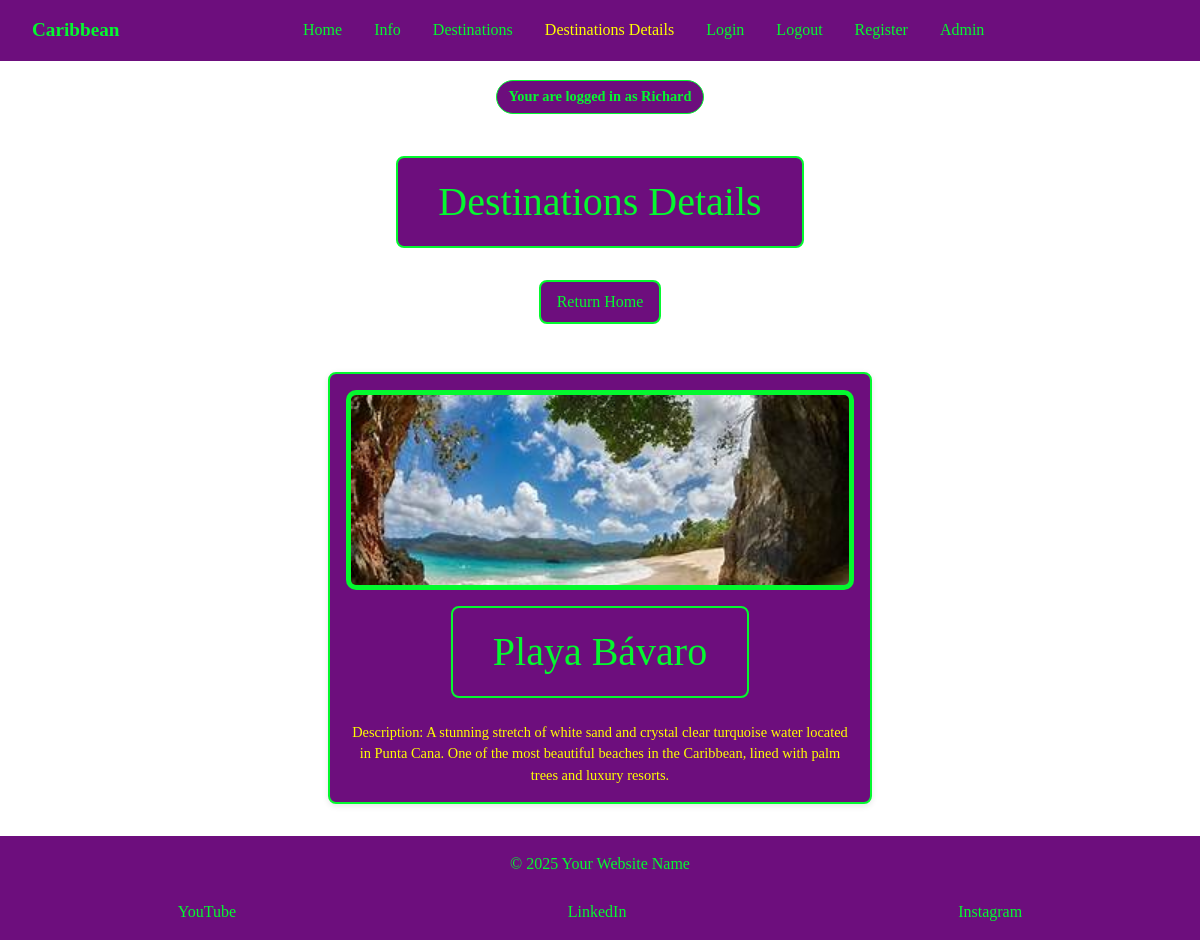
Page /destinations-details/3/ (signed in) on the committed database.
### caribbean_tours/models.py (models this page shows, shortened)
class Places(models.Model):
    card = models.ForeignKey(CardText,
                             on_delete=models.CASCADE, null=True, blank=True)
    destinations = models.CharField(max_length=50)
    content = models.TextField()
    image_name = models.CharField(
        max_length=100,
        help_text="Enter file name (eg Cancun).",
        default="default.jpg",
        blank=True
    )
    class Meta:
        verbose_name = 'Place'
        verbose_name_plural = 'Places'

### caribbean_tours/views.py (the view)
def destinations_details(request, pk):
    card = get_object_or_404(CardText, id=pk)
    places = Places.objects.filter(card=card)
    return render(request,
                  'destinations-details.html',
                  {'active_tab': 'destinations_details',
                   'card': card,
                   'places': places})

### caribbean_tours/templates/destinations-details.html (shortened to what this page needs)
{% extends 'base.html' %}
{% load static %}
{% block content %}
<h1 class="color">Destinations Details</h1>
<p>
    <a class="color-return" href="{% url 'index' %}">Return Home</a>
</p>
<div class="cards-container">
    {% for place in places %}
    <div class="card" data-url="{% url 'destinations-details' pk=card.id %}" onclick="window.location = this.dataset.url">
        <img src="{% static 'images/' %}{{ place.image_name }}" alt="{{ place.title }}">
        <h1 class="color">{{ place.destinations }}</h1>
        <p>{{ place.content }}</p>
    </div>
    {% endfor %}
</div>
{% endblock %}

### caribbean_tours/templates/base.html (shortened to what this page needs)
{% load static %}
<!doctype html>
<html lang="en">
<head>
    <link href="https://cdn.jsdelivr.net/npm/bootstrap@5.3.8/dist/css/bootstrap.min.css" rel="stylesheet"
 />
    <link rel="stylesheet" href="{% static 'CSS/caribbean.css' %}" />
</head>
<body>
    <nav class="navbar">
        <div class="logo">
            <a href="{% url 'index' %}">Caribbean</a>
        </div>
        <div class="nav-links" id="nav-links">
            <a href="{% url 'index' %}" class="{% if active_tab == 'index' %}active{% endif %}">Home</a>
            <a href="{% url 'info' %}" class="{% if active_tab == 'info' %}active{% endif %}">Info</a>
            <a href="{% url 'destinations' pk=2%}"
                class="{% if active_tab == 'destinations' %}active{% endif %}">Destinations</a>
            {% if active_tab == 'destinations_details' %}
            <span class="active">Destinations Details</span>
            {% endif %}
            <a href="{% url 'login' %}" class="{% if active_tab == 'login' %}active{% endif %}">Login</a>
            <a href="{% url 'logout' %}" class="{% if active_tab == 'logout' %}active{% endif %}">Logout</a>
            <a href="{% url 'register' %}" class="{% if active_tab == 'register' %}active{% endif %}">Register</a>
            <a href="{% url 'admin:index' %}">Admin</a>
        </div>
    </nav>
    {% if request.user.is_authenticated %}
    <div class="auth-badge">
        Your are logged in as {{ request.user.username }}
    </div>
    {% endif %}
    <main>
        {% block content %}{% endblock %}
    </main>
    <footer>
        <p class="footer-text">&copy; 2025 Your Website Name</p>
        <div class="social-links">
            <a href="https://www.youtube.com" target="_blank" aria-label="YouTube">YouTube</a>
            <a href="https://www.linkedin.com" target="_blank" aria-label="LinkedIn">LinkedIn</a>
            <a href="https://www.instagram.com" target="_blank" aria-label="Instagram">Instagram</a>
        </div>
    </footer>
</body>
</html>

### caribbean_tours/static/CSS/caribbean.css (style rules this page uses)
*, html, body { box-sizing: border-box; margin: 0; padding: 0; }
html, body { height: 100%; font-family: "Times New Roman", Times, serif; overflow-x: hidden; }
body { display: flex; flex-direction: column; min-height: 100vh; padding-top: 4.375rem; background: url('/static/images/Caribbean-background.png') center center / cover no-repeat fixed; animation: gentleBreeze 8s ease-in-out infinite; }
main { flex: 1; display: flex; flex-direction: column; align-items: center; justify-content: flex-start; text-align: center; padding: 2rem 1rem; gap: 2rem; }
.navbar { display: flex; align-items: center; justify-content: space-between; padding: 1rem 2rem; background-color: #6d0e7d; position: fixed; width: 100%; top: 0; left: 0; z-index: 1000; }
.logo a { display: flex; align-items: center; gap: 0.7rem; color: #04f82f; text-decoration: none; font-weight: bold; font-size: 1.2rem; }
.nav-links { display: flex; flex: 1; justify-content: center; gap: 2rem; list-style: none; }
.nav-links a, .nav-links span { color: #04f82f; text-decoration: none; transition: color 0.3s; }
.nav-links a:hover, nav a.active, .nav-links span.active { color: yellow; }
.color { color: #04f82f; text-align: center; margin: 0 auto; padding: 0.5em 1em; border: 2px solid #04f82f; border-radius: 8px; background: #6d0e7d; width: fit-content; max-width: calc(100% - 2rem); word-break: break-word; box-sizing: border-box; }
a.color-return { display: inline-block; text-align: center; margin: 0 auto; padding: 0.5em 1em; border: 2px solid #04f82f; border-radius: 8px; background: #6d0e7d; color: #04f82f; text-decoration: none; }
.auth-badge { display: block; width: fit-content; margin: 10px auto; padding: 5px 12px; background-color: #6d0e7d; color: #04f82f; font-weight: 600; font-size: 0.9rem; border-radius: 20px; border: 1px solid #04f82f; text-align: center; }
.cards-container, .grid-container { display: flex; flex-wrap: wrap; justify-content: center; gap: 1.5rem; width: 100%; max-width: 1200px; padding: 0 1rem; margin: 0 auto; }
.card, .grid { background-color: #6d0e7d; border: 2px solid #04f82f; border-radius: 8px; box-shadow: 0 2px 6px rgba(0,0,0,0.1); overflow: hidden; display: flex; flex-direction: column; justify-content: flex-start; align-items: center; text-align: center; transition: transform 0.3s, box-shadow 0.3s; min-height: 350px; padding: 1rem; gap: 1rem; cursor: pointer; flex: 0 1 calc(50% - 1.5rem); max-width: calc(50% - 1.5rem); }
.card img { width: 100%; height: 200px; object-fit: cover; border-radius: 10px; background-color: #04f82f; padding: 5px; }
.card p, .grid p { font-size: 0.9rem; margin: 0.5rem 0 0; flex-shrink: 0; color: yellow; }
footer { background-color: #6d0e7d; padding: 1rem; display: flex; flex-direction: column; align-items: center; gap: 0.5rem; width: 100%; box-sizing: border-box; }
.footer-text { color: #04f82f; transition: color 0.3s; max-width: 100%; text-align: center; word-break: break-word; overflow-wrap: break-word; }
.social-links { display: flex; justify-content: space-around; flex-wrap: wrap; gap: 0.5rem; width: 100%; overflow: hidden; min-width: 0; }
.social-links a { color: #04f82f; text-decoration: none; transition: color 0.3s; flex-shrink: 1; text-align: center; word-break: break-word; }

### rows in the picture
Places: image_name (picture), destinations "Playa Bávaro", content "Description: A stunning stretch of white sand and crystal clear turquoise water located in Punta Cana. One of the most beautiful beaches in the Caribbean, lined with palm trees and luxury resorts."

### other values in the picture
{{ request.user.username }} "Richard"
